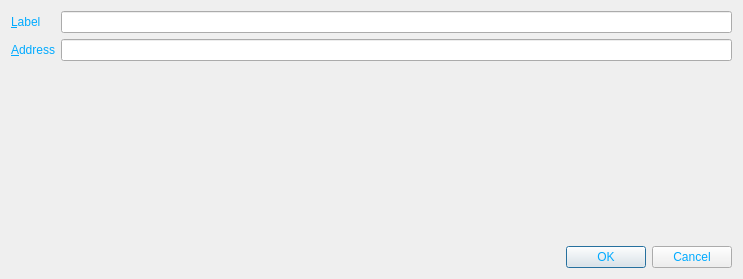
<?xml version="1.0" encoding="UTF-8"?>
<ui version="4.0">
 <class>EditAddressDialog</class>
 <widget class="QDialog" name="EditAddressDialog">
  <property name="geometry">
   <rect>
    <x>0</x>
    <y>0</y>
    <width>743</width>
    <height>279</height>
   </rect>
  </property>
  <property name="windowTitle">
   <string>Edit Address</string>
  </property>
  <property name="styleSheet">
   <string notr="true">background-image: url(:/images/as1);
color: rgb(0, 170, 255);</string>
  </property>
  <layout class="QVBoxLayout" name="verticalLayout">
   <item>
    <layout class="QFormLayout" name="formLayout">
     <property name="fieldGrowthPolicy">
      <enum>QFormLayout::AllNonFixedFieldsGrow</enum>
     </property>
     <item row="0" column="0">
      <widget class="QLabel" name="label">
       <property name="text">
        <string>&amp;Label</string>
       </property>
       <property name="buddy">
        <cstring>labelEdit</cstring>
       </property>
      </widget>
     </item>
     <item row="0" column="1">
      <widget class="QLineEdit" name="labelEdit">
       <property name="toolTip">
        <string>The label associated with this address book entry</string>
       </property>
      </widget>
     </item>
     <item row="1" column="0">
      <widget class="QLabel" name="label_2">
       <property name="text">
        <string>&amp;Address</string>
       </property>
       <property name="buddy">
        <cstring>addressEdit</cstring>
       </property>
      </widget>
     </item>
     <item row="1" column="1">
      <widget class="QLineEdit" name="addressEdit">
       <property name="toolTip">
        <string>The address associated with this address book entry. This can only be modified for sending addresses.</string>
       </property>
      </widget>
     </item>
    </layout>
   </item>
   <item>
    <widget class="QDialogButtonBox" name="buttonBox">
     <property name="orientation">
      <enum>Qt::Horizontal</enum>
     </property>
     <property name="standardButtons">
      <set>QDialogButtonBox::Cancel|QDialogButtonBox::Ok</set>
     </property>
    </widget>
   </item>
  </layout>
 </widget>
 <resources/>
 <connections>
  <connection>
   <sender>buttonBox</sender>
   <signal>accepted()</signal>
   <receiver>EditAddressDialog</receiver>
   <slot>accept()</slot>
   <hints>
    <hint type="sourcelabel">
     <x>248</x>
     <y>254</y>
    </hint>
    <hint type="destinationlabel">
     <x>157</x>
     <y>274</y>
    </hint>
   </hints>
  </connection>
  <connection>
   <sender>buttonBox</sender>
   <signal>rejected()</signal>
   <receiver>EditAddressDialog</receiver>
   <slot>reject()</slot>
   <hints>
    <hint type="sourcelabel">
     <x>316</x>
     <y>260</y>
    </hint>
    <hint type="destinationlabel">
     <x>286</x>
     <y>274</y>
    </hint>
   </hints>
  </connection>
 </connections>
</ui>
